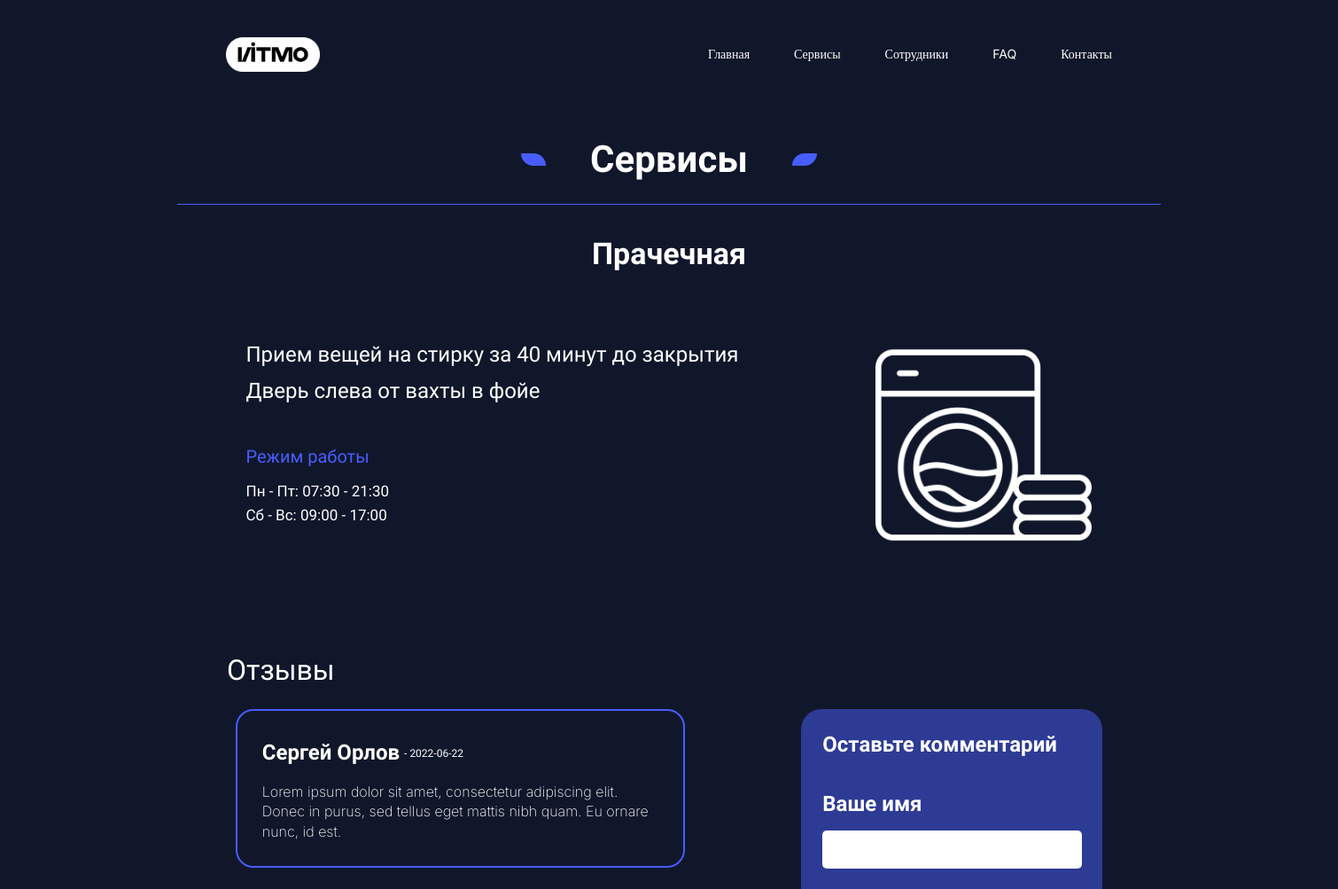
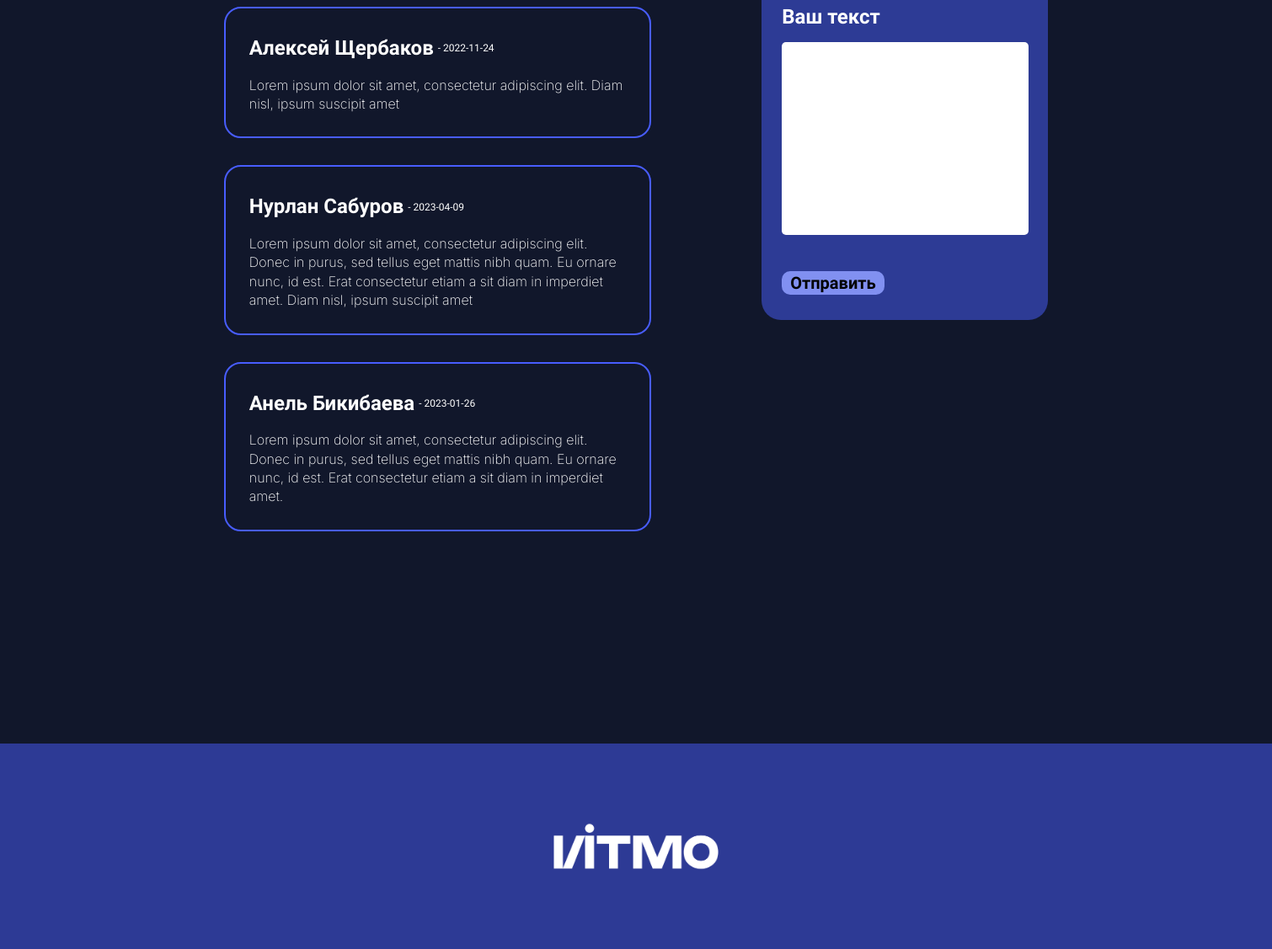
Screenshot of /index.php?page=services&serviceID=1 with the database file from the repository (2 pictures, top to bottom).
### tables this page shows
CREATE TABLE IF NOT EXISTS `pages` (
  `ID` int NOT NULL AUTO_INCREMENT,
  `etitle` varchar(50) DEFAULT NULL,
  `rtitle` varchar(50) DEFAULT NULL,
  `content` text,
  `so` int DEFAULT NULL,
  KEY `ID` (`ID`)
);

CREATE TABLE IF NOT EXISTS `services` (
  `ID` int NOT NULL AUTO_INCREMENT,
  `name` varchar(50) DEFAULT NULL,
  `photo` varchar(200) DEFAULT NULL,
  `descript` text,
  `timetable` text,
  `so` int DEFAULT NULL,
  KEY `ID` (`ID`)
);

CREATE TABLE IF NOT EXISTS `reviews` (
  `ID` int NOT NULL AUTO_INCREMENT,
  `uname` varchar(50) DEFAULT NULL,
  `message` text,
  `mdate` date DEFAULT NULL,
  `service_ID` int DEFAULT NULL,
  KEY `ID` (`ID`)
);

### index.php (the view, shortened to what this page needs)
<html lang = "ru">
<head>
	<link rel="stylesheet" type ="text/css" href ="./css/style.css">
</head>
<body>
	<?php
	$db = mysqli_connect("127.0.0.1", "root", "1234567890", "db_vyazma");
	$sqltext="select etitle, rtitle from pages order by so";
	print('
		<header>
		<div class="header-container">
			<a href="index.php?page=main">
				<img src="../images/logo.png">
			</a>
			<nav class="header-nav">
				<ul class="header-list"> ');
	if($r=mysqli_query($db,$sqltext)) {
		while($i=mysqli_fetch_array($r)) {
	  		print('<li><a href="index.php?page='.$i['etitle'].'">'.$i['rtitle'].'</a></li> ');
		}
	}
	print('
		</ul>
			</nav>
		</div>
	</header> ');
	if(!empty($_GET['page'])) {
		$page=$_GET['page'];
	}
	else {
		$page='main';
	}
	$sqltext = 'select * from pages where etitle="'.$page.'"';
	if ($r = mysqli_query($db, $sqltext)) {
	  	if($i = mysqli_fetch_array($r)) {
			if($i['etitle'] != 'home') {
				print('
					<div class="h1">
						<div class="lilRect"></div>
						<h1 class="text">'.$i['rtitle'].'</h1>
						<div class="lilRect" id="reverse"></div>
					</div>');
		  	}
		  		include($i['content']);
		}
		else {
		  	print('Такой страницы нет!');
	  	}
	}
	print('<footer> <a href="https://itmo.ru/"> <img src="../images/logoWOutback.png"> </a> </footer>');
	 ?>
</body>
</html>

### php/services.php (shortened to what this page needs)
<body>
	<?php
	$db = mysqli_connect("127.0.0.1:55555", "root", "", "lab");
		if(empty($_GET['serviceID'])){
			$sqltext = "select ID, name, photo, descript, timetable from services order by so";
			if($r=mysqli_query($db,$sqltext))
			{
				print('<div class="main-content">
						<div class="cards">');
				if ($admin) {
					print('
						<div class="updateform"><form action="index.php?page=services&action=addservice"method="POST">
						<p class="text">Добавить новый сервис:</p>
						<input type="hidden" name="ID"/>
						<p class="text"><br/>Название сервиса:</p>
						<input type="text" name="name"/>
						<p class="text">Фото:</p>
						<input type="text" name="photo"/>
						<p class="text">Описание:</p>
						<textarea name="descript"></textarea>
						<p class="text">Расписание:</p>
						<textarea name="timetable"></textarea>
						<p class="text">Порядковый номер:</p>
						<input type="text" name="so" />
						<input type="submit" value="Добавить"></form></div>');
				}
				while($i=mysqli_fetch_array($r)) {
					$k = mysqli_query($db, "SELECT COUNT(1) FROM reviews WHERE service_ID=".$i['ID']);
					$j = mysqli_fetch_array( $k );
					print('<div class="card">
			        <div class="imgServ"><img src="'.$i['photo'].'"></div>
			        <div class="infoServ">
			            <div class="text job"><a href="index.php?page=services&serviceID='.$i['ID'].'">'.$i['name'].'</a></div>
			            <div class="text info">'.$i['descript'].'</div>
			            <div class="text regime" id="regime">Режим работы</div>
			            <div class="text time" id="time">'.$i['timetable'].'</div>
			            <div class="reviewLink"><a href="index.php?page=services&serviceID='.$i['ID'].'">Отзывы ('.$j[0].')</a></div></div></div>');
					if($admin) {
						print('<div class="adminButtonChange"><form action="index.php?page=services&action=deleteservice&ID='.$i['ID'].'" method="POST">
							<input type="hidden" name="deleteID" value="'.$i['ID'].'">
							<input type="submit" value="Удалить этот сервис"
							onclick="return confirm(\'ВЫ ДЕЙСТВИТЕЛЬНО ХОТИТЕ БЕЗВОЗВРАТНО УДАЛИТЬ ЭТОТ СЕРВИС?\');"></form></div>' );
					}
				}
				print('</div></div>');
			}
		}
		else {
			$sqltext="select * from services where ID=".$_GET['serviceID'];
			if($r=mysqli_query($db,$sqltext)) {
				if($i=mysqli_fetch_array($r)) {
					print('
						<div class="service">
				<div class="line"></div>
				<div class="text job" id="job">'.$i['name'].'</div>
				<div class="serv1">
					<div class="serv2">
						<div class="text info" id="info">'.$i['descript'].'</div>
			            <div class="text regime" id="regime">Режим работы</div>
			            <div class="text time" id="time">'.$i['timetable'].'</div>
					</div>
					<div class="serv3"><img src="'.$i['photo'].'"></div>
				</div>
				<h2 class="text">Отзывы</h2>');
				}
			}
			if($r=mysqli_query($db,"select * from reviews where service_ID=".$i['ID'])) {
				print('<div class="review">
					<div class="comments">');
				while($k=mysqli_fetch_array($r)) {
					print('
						<div class="comment">
							<div class="comPart1">
								<div class="text nameCom">'.$k['uname'].'</div>
								<div class="text dateCom"> - '.$k['mdate'].'</div>'.
								($admin?'
									<a class="adminImg" href="index.php?page=services&serviceID='.$_GET['serviceID'].'&action=deletereview&ID='.$k['ID'].'">
			               				<img src="../images/deleteIcon.png"/>
			               			</a>
			               			<a class="adminImg" href="index.php?page=services&serviceID='.$_GET['serviceID'].'&action=updateform&ID='.$k['ID'].'">
			               				<img src="../images/editIcon.png"/>
			               			</a>':'').'
							</div>
							<div class="comPart2">'.$k['message'].'</div>
						</div>');
				}
			}
			$sqltext="select * from services where ID=".$_GET['serviceID'];
			if($r=mysqli_query($db,$sqltext)) {
				if($i=mysqli_fetch_array($r)) {
					print('
						</div>
						<div class="formCom">
							<h1 class="text">Оставьте комментарий</h1>
							<form action="index.php?page=services&serviceID='.$i['ID'].'&action=addreview"method="POST">
								<label for="fname">Ваше имя</label>
								<input type="text" name="uname">
								<label for="comment">Ваш текст</label>
								<textarea name="message"></textarea>
								<input type="submit" value="Отправить">
							</form>
						</div>
					</div>
				</div>  ');
				}
			}
		}
	?>
</body>
</html>

### css/style.css (style rules this page uses)
* { line-height: 140%; margin: 0px; padding: 0px; box-sizing: border-box; }
html { height: 100%; }
body { display: flex; flex-direction: column; height: 100%; background-color: #11172B; min-width: 1500px; width: auto; }
.text { font-family: 'El Messiri'; color: white; }
header { display: flex; flex: 0 0 auto; justify-content: center; }
.header-container { display: flex; justify-content: space-between; max-width: 1000px; align-items: center; padding-top: 42px; width: 100%; }
.header-container a { color: white; font-family: 'Inter'; font-size: 14px; text-decoration: none; }
.header-container a img { width: 106px; height: 39px; }
.header-nav { display: flex; flex-wrap: nowrap; }
.header-list { list-style-type: none; display: flex; flex-wrap: wrap; }
.header-list li:not(:last-child) { padding-right: 50px; }
footer { display: flex; justify-content: center; background-color: #2D3A95; border:0px solid #000; flex: 0 0 auto; margin-top: 220px; }
footer a { margin-top: 80px; margin-bottom: 80px; }
footer a img { width: 214px; height: 84px; }
.h1 { display: flex; flex-direction: row; justify-content: center; align-items: center; margin-top: 70px; }
.lilRect { width: 28px; height: 14px; background-color: #485DFF; border-radius: 0px 50px 0px 50px; border:0px solid #000; }
.h1 h1 { font-weight: Bold; font-size: 42px; opacity: 1; margin-left: 50px; }
#reverse { margin-left: 50px; transform: scale(-1,1); }
.job { font-size: 34px; font-weight: 600; }
.regime { color: #485DFF; font-size: 20px; font-weight: 500; }
.time { font-size: 17px; font-weight: 400; line-height: 1.6; }
.info { margin-top: 32px; font-size: 17px; font-weight: 400; line-height: 1.7; }
html { scroll-behavior: smooth; }
label { font-family: 'El Messiri'; color: white; font-size: 24px; font-weight: 600; margin-bottom: 13px; margin-top: 27px; }
input[type="text"], input[type="email"], textarea, input[type="password"] { border-radius: 5px; width: 365px; font-family: 'El Messiri'; font-size: 23px; font-weight: 600; border:0px solid #000; padding: 5px 10px; display: inline-block; }
input[type="submit"] { width: auto; height: auto; border-radius: 10px; background-color: #8190F1; font-family: 'El Messiri'; font-size: 20px; font-weight: bolder; color: black; border: 0px; margin-top: 43px; padding: 0px 10px 0px 10px; cursor: pointer; }
textarea { height: 229px; resize: none; overflow: hidden; }
.service { display: flex; flex-direction: column; align-items: center; align-items: stretch; margin-top: 20px; margin-left: 200px; margin-right: 200px; }
.line { width: auto; height: 1px; background-color: #485DFF; opacity: 100%; border:0px solid #000; }
.service #job { align-self: center; margin-top: 32px; }
.serv1 { display: flex; flex-direction: row; margin-top: 70px; justify-content: space-around; }
.serv2 { display: flex; flex-direction: column; }
.serv3 { width: 244px; height: 244px; display: flex; justify-content: center; align-items: center; overflow: hidden; }
.serv3 img { flex-shrink: 1; min-width: 100%; min-height: 100%; }
#info { font-size: 24px; margin-top: 0px; }
.serv2 #regime { margin-top: 39px; margin-bottom: 12px; }
.service h2 { font-size: 32px; font-weight: 500; margin-top: 110px; padding-left: 56px; }
.review { display: flex; flex-direction: row; justify-content: space-around; align-items: flex-start; margin-top: 21px; }
.comments { display: flex; flex-direction: column; justify-content: center; }
.comment { display: flex; flex-direction: column; width: 507px; border:2px solid #485DFF; border-radius: 20px; padding-top: 31px; padding-left: 28px; padding-right: 28px; padding-bottom: 28px; margin-bottom: 32px; }
.comPart1 { display: flex; flex-direction: row; align-items: center; }
.comPart2 { font-family: 'Inter'; color: white; font-size: 16px; font-weight: 200; word-wrap: break-word; }
.service .comPart2 { margin-top: 15px; }
.nameCom { font-size: 24px; font-weight: 600; margin-right: 5px; }
.dateCom { font-size: 12px; font-weight: 400; align-self: center; }
.formCom { display: flex; flex-direction: column; background-color: #2D3B95; border-radius: 23px; border:0px solid #000; padding-left: 24px; padding-top: 24px; padding-right: 23px; padding-bottom: 30px; }
.formCom h1 { font-size: 24px; font-weight: 600; margin-bottom: 6px; }
.formCom input[type="text"] { width: 293px; }
.formCom textarea { width: 293px; }
form { display: flex; flex-direction: column; align-items: center; }
.formCom form { align-items: flex-start; }

### rows the page displays
pages: rtitle "Главная"
pages: rtitle "Сервисы"
pages: rtitle "Сотрудники"
pages: rtitle "FAQ"
pages: rtitle "Контакты"
services: name "Прачечная", descript "Прием вещей на стирку за 40 минут до закрытия Дверь слева от вахты в фойе", timetable "Пн - Пт: 07:30 - 21:30 Сб - Вс: 09:00 - 17:00", photo (picture)
reviews: uname "Сергей Орлов", mdate "2022-06-22", message "Lorem ipsum dolor sit amet, consectetur adipiscing elit. Donec in purus, sed tellus eget mattis nibh quam. Eu ornare nunc, id est."
reviews: uname "Алексей Щербаков", mdate "2022-11-24", message "Lorem ipsum dolor sit amet, consectetur adipiscing elit. Diam nisl, ipsum suscipit amet"
reviews: uname "Нурлан Сабуров", mdate "2023-04-09", message "Lorem ipsum dolor sit amet, consectetur adipiscing elit. Donec in purus, sed tellus eget mattis nibh quam. Eu ornare nunc, id est. Erat consectetur etiam a sit diam in imperdiet amet. Diam nisl, ipsum suscipit amet"
reviews: uname "Анель Бикибаева", mdate "2023-01-26", message "Lorem ipsum dolor sit amet, consectetur adipiscing elit. Donec in purus, sed tellus eget mattis nibh quam. Eu ornare nunc, id est. Erat consectetur etiam a sit diam in imperdiet amet."
